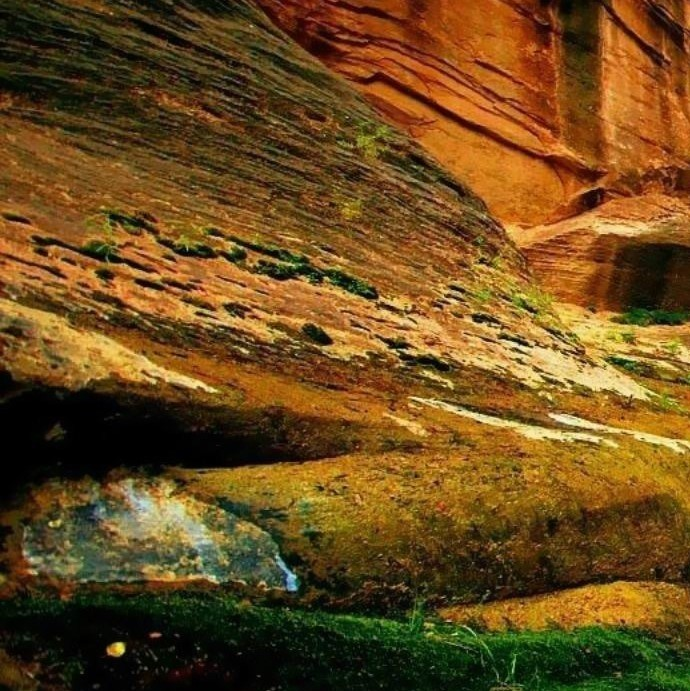
//> input picture PanViewer v2/C++/2. Image Stitcher with 3 images/1. Image Stitcher/left.jpg, 690 x 691 px
$ ./main   (built with g++ and OpenCV 4)
//> lines starting //> are read from the running program, lines starting //| are printed output that depends on the picture
#include <opencv2/opencv.hpp>
#include <opencv2/xfeatures2d.hpp>
#include <opencv2/highgui/highgui.hpp>
#include <opencv2/calib3d/calib3d.hpp>
#include <iostream>
#include <ctime>

using namespace std;
using namespace cv;

void DetectAndDescribe(Mat& image, vector<KeyPoint>& OutputKeypoints, Mat& OutputDescriptor) {
	//create the greyscale image
	Mat grayImage;
	cv::cvtColor(image, grayImage, COLOR_BGR2GRAY);

	//create the keypoint detector and descriptor as "feature" using SIFT
	Ptr<Feature2D> feature = xfeatures2d::SIFT::create();

	//create a matrix of keypoints using feature
	feature->detect(grayImage, OutputKeypoints);

	//create a maatrix of descriptors using feature and keypoints
	feature->compute(grayImage, OutputKeypoints, OutputDescriptor);
}

void matchKeypoints(Mat& imageA, Mat& imageB, vector<KeyPoint>& keypointA, vector<KeyPoint>& keypointB, Mat& featuresA, Mat& featuresB, float ratio, double repojThresh, vector<DMatch>& OutputGoodMatches, Mat& OutputHomographyM) {
	//create a vector of vector to hold raw matches
	vector<vector<DMatch>> rawMatches;

	//create two vector points to hold the points where the lines will be drawn
	vector<Point2f> pointsA;
	vector<Point2f> pointsB;

	//Descriptor created under Burteforce method. Takes time but output is best
	Ptr<DescriptorMatcher> matcher = DescriptorMatcher::create("BruteForce");
	matcher->knnMatch(featuresA, featuresB, rawMatches, 2);

	//matrix to hold the qualified matches
	OutputGoodMatches.reserve(rawMatches.size());

	//selecting good points by comparing distances
	for (size_t i = 0; i < rawMatches.size(); i++)
	{
		if (rawMatches[i][0].distance < (rawMatches[i][1].distance*ratio))
		{
			OutputGoodMatches.push_back(rawMatches[i][0]);
		}
	}


	for (int i = 0; i < OutputGoodMatches.size(); i++)
	{
		//-- Get the keypoints from the good matches
		pointsA.push_back(keypointA[OutputGoodMatches[i].queryIdx].pt);
		pointsB.push_back(keypointB[OutputGoodMatches[i].trainIdx].pt);
	}

	//if the number of good Matches is larger than 4, calculte homography using them
	if (OutputGoodMatches.size() > 4) {
		OutputHomographyM = findHomography(pointsA, pointsB, RANSAC, repojThresh);
	}
}

void stitch(Mat& imageA, Mat& imageB, float ratio, double repojThresh, bool showMatches, Mat& finalImage, Mat& visiblelines) {
	vector<KeyPoint> keypointA;
	vector<KeyPoint> keypointB;
	Mat featuresA;
	Mat featuresB;
	Mat matchFeatures;
	vector<DMatch> matches;
	Mat result;
	Mat homographyM;

	int hA = imageA.size().height;
	int wA = imageA.size().width;
	int hB = imageB.size().height;
	int wB = imageB.size().width;

	DetectAndDescribe(imageA, keypointA, featuresA);
	DetectAndDescribe(imageB, keypointB, featuresB);
	cout << "keypoint and descriptors are done..." << endl;

	matchKeypoints(imageA, imageB, keypointA, keypointB, featuresA, featuresB, ratio, repojThresh, matches, homographyM);
	cout << "Matches and homography is done..." << endl;

	cout << "Number of matches is " << matches.size() << endl;

	//warp the image
	cv::warpPerspective(imageA, result, homographyM, Size(wA + wB, hA));
	cout << "warping done..." << endl;

	finalImage = Mat(Size(imageB.cols + imageA.cols, imageB.rows), CV_8UC3);

	Mat roi1(finalImage, Rect(0, 0, imageB.cols, imageB.rows));
	Mat roi2(finalImage, Rect(0, 0, result.cols, imageB.rows));
	result.copyTo(roi2);
	imageB.copyTo(roi1);

	if (showMatches) {
		drawMatches(imageA, keypointA, imageB, keypointB, matches, visiblelines);
		cout << "drawing matches done..." << endl << endl;
	}

	cout << "========================================= Stitching complete ===========================================" << endl;
}

int main() {

	int start_s = clock();

	Mat result;
	Mat result2;
	Mat visiblelines;
	Mat visiblelines2;
	Mat imageL = cv::imread("left.jpg");
//> imageL is the input picture: 691 rows x 690 cols, CV_8UC3; mean B, G, R 29.1, 75, 107.4
	Mat imageM = cv::imread("middle.jpg");
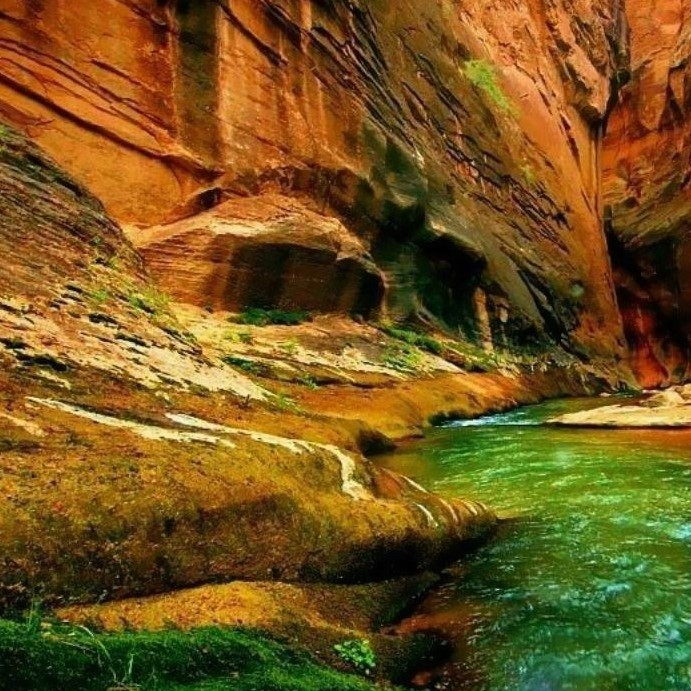
//> input picture PanViewer v2/C++/2. Image Stitcher with 3 images/1. Image Stitcher/middle.jpg, 691 x 691 px
//> imageM is the input picture: 691 rows x 691 cols, CV_8UC3; mean B, G, R 30, 85.1, 114.8
	Mat imageR = cv::imread("right.jpg");
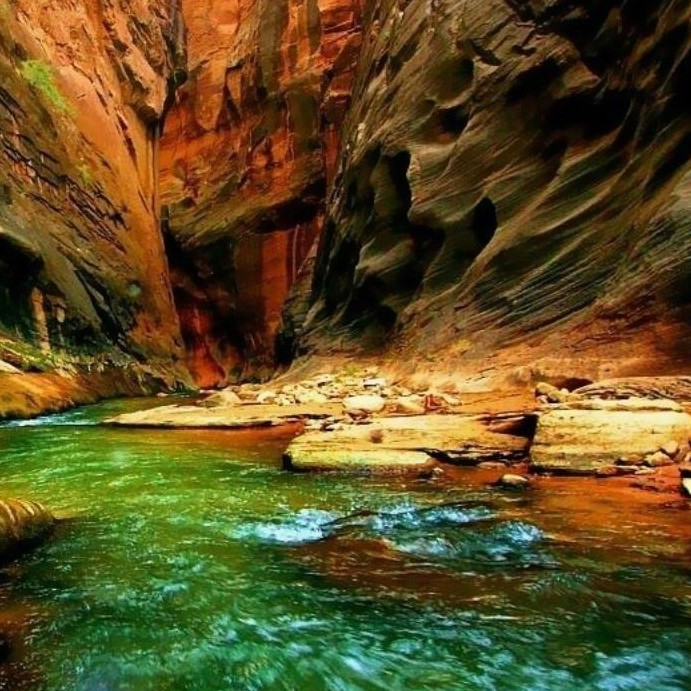
//> input picture PanViewer v2/C++/2. Image Stitcher with 3 images/1. Image Stitcher/right.jpg, 691 x 691 px
//> imageR is the input picture: 691 rows x 691 cols, CV_8UC3; mean B, G, R 35.3, 78.5, 93.3


	if (imageL.empty()) std::cerr << "Could not open imageL file" << std::endl;
	if (imageM.empty()) std::cerr << "Could not open imageM file" << std::endl;
	if (imageR.empty()) std::cerr << "Could not open imageR file" << std::endl;

	stitch(imageR, imageM, 0.75, 4.0, true, result, visiblelines);
//> in DetectAndDescribe, `feature->detect(grayImage, OutputKeypoints);`: OutputKeypoints = 7027 keypoints; strongest (x, y, size): (331, 430, 2.6), (23, 423, 4.2), (320, 385, 3.5), (316, 417, 4.3)
//> in stitch, `DetectAndDescribe(imageA, keypointA, featuresA);`: keypointA has the same summary as OutputKeypoints in DetectAndDescribe
//> in DetectAndDescribe (call 2), `cv::cvtColor(image, grayImage, COLOR_BGR2GRAY);`:
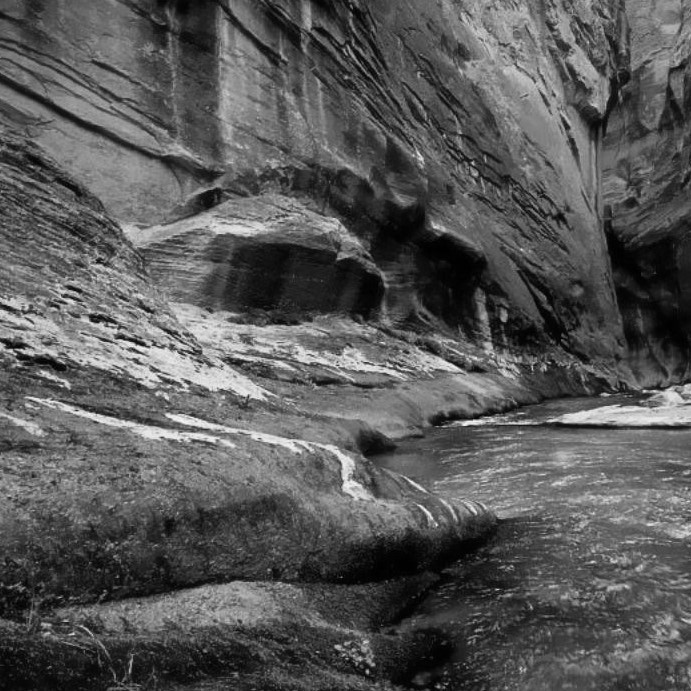
//> grayImage: 691 rows x 691 cols, CV_8UC1; min 0, max 248, mean 87.7
//> in DetectAndDescribe (call 2), `feature->detect(grayImage, OutputKeypoints);`: OutputKeypoints = 7638 keypoints; strongest (x, y, size): (466, 423, 4.2), (367, 671, 2.7), (644, 391, 2.3), (474, 422, 4.1)
//> in stitch, `DetectAndDescribe(imageB, keypointB, featuresB);`: keypointB has the same summary as OutputKeypoints in DetectAndDescribe
//> in matchKeypoints, `matcher->knnMatch(featuresA, featuresB, rawMatches, 2);`: rawMatches = 7027 matches
//> after the loop in matchKeypoints, `for (size_t i = 0; i < rawMatches.size(); i++)`: OutputGoodMatches = 2079 matches
//> after the loop in matchKeypoints, `for (int i = 0; i < OutputGoodMatches.size(); i++)`: pointsA = 2079 Points (x, y), first 12: [3.09, 681], [3.23, 478.3], [3.4, 599.7], [3.87, 148], [3.98, 159.1], [4.12, 81.73], [4.19, 90.46], [4.79, 173], [5.09, 48.66], [5.09, 48.66], [5.28, 43.73], [5.67, 369.5]; pointsB = 2079 Points (x, y), first 12: [446, 681.1], [446.2, 478.3], [446.3, 599.6], [446.9, 148.1], [446.9, 158.9], [446.9, 81.44], [447.3, 90.45], [447.9, 172.9], [448.1, 48.7], [448.1, 48.7], [448.3, 43.66], [448.6, 369.4]
//> in matchKeypoints, `OutputHomographyM = findHomography(pointsA, pointsB, RANSAC, repojThre..`: OutputHomographyM = [[1, 9.04e-05, 443], [-3.86e-05, 1, -0.00599], [-2.08e-07, 1.32e-07, 1]]
//> in stitch, `matchKeypoints(imageA, imageB, keypointA, keypointB, featuresA, featur..`: matches = 2079 matches; homographyM has the same summary as OutputHomographyM in matchKeypoints
//| Number of matches is 2079
	stitch(result, imageL, 0.75, 4.0, true, result2, visiblelines2);
//> call 2 of stitch, with ratio = 0.75, repojThresh = 4, showMatches = true
//> in DetectAndDescribe (call 3), `cv::cvtColor(image, grayImage, COLOR_BGR2GRAY);`:
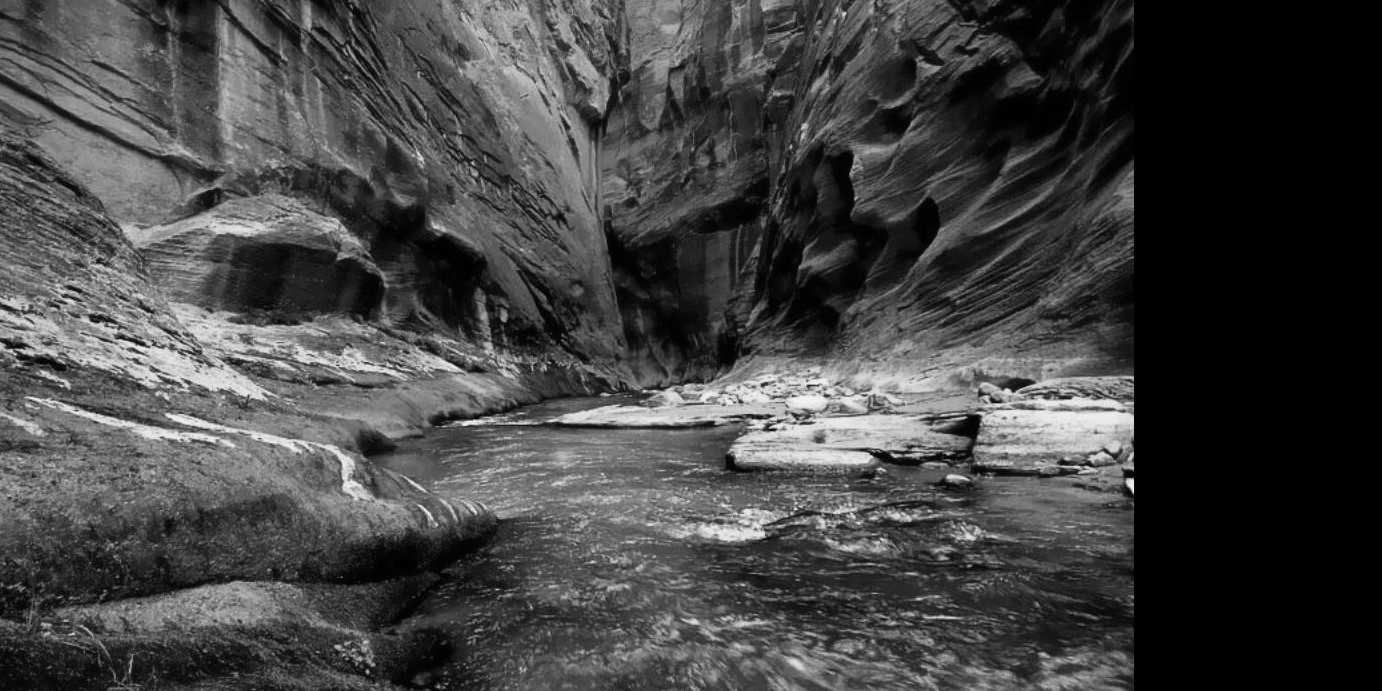
//> grayImage: 691 rows x 1382 cols, CV_8UC1; min 0, max 250, mean 67.4
//> in DetectAndDescribe (call 3), `feature->detect(grayImage, OutputKeypoints);`: OutputKeypoints = 12039 keypoints; strongest (x, y, size): (1130, 483, 6), (774, 430, 2.6), (763, 385, 3.5), (466, 423, 4.2)
//> in stitch (call 2), `DetectAndDescribe(imageA, keypointA, featuresA);`: keypointA has the same summary as OutputKeypoints in DetectAndDescribe
//> in DetectAndDescribe (call 4), `cv::cvtColor(image, grayImage, COLOR_BGR2GRAY);`:
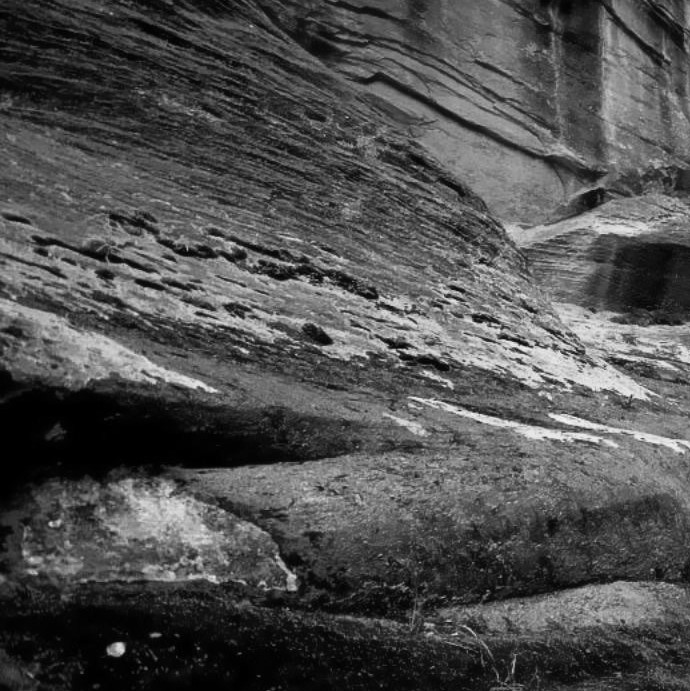
//> grayImage: 691 rows x 690 cols, CV_8UC1; min 0, max 246, mean 79.4
//> in DetectAndDescribe (call 4), `feature->detect(grayImage, OutputKeypoints);`: OutputKeypoints = 8507 keypoints; strongest (x, y, size): (118, 649, 9.4), (526, 344, 3.4), (51, 524, 3.1), (106, 317, 2.7)
//> in stitch (call 2), `DetectAndDescribe(imageB, keypointB, featuresB);`: keypointB has the same summary as OutputKeypoints in DetectAndDescribe
//> in matchKeypoints (call 2), `matcher->knnMatch(featuresA, featuresB, rawMatches, 2);`: rawMatches = 12039 matches
//> after the loop in matchKeypoints (call 2), `for (size_t i = 0; i < rawMatches.size(); i++)`: OutputGoodMatches = 2921 matches
//> in stitch (call 2), `matchKeypoints(imageA, imageB, keypointA, keypointB, featuresA, featur..`: homographyM = [[1, 3.89e-05, 383], [-5.21e-05, 1, -0.00385], [-2e-07, 3.86e-08, 1]]
//| Number of matches is 2921
//> in stitch (call 2), `imageB.copyTo(roi1);`:
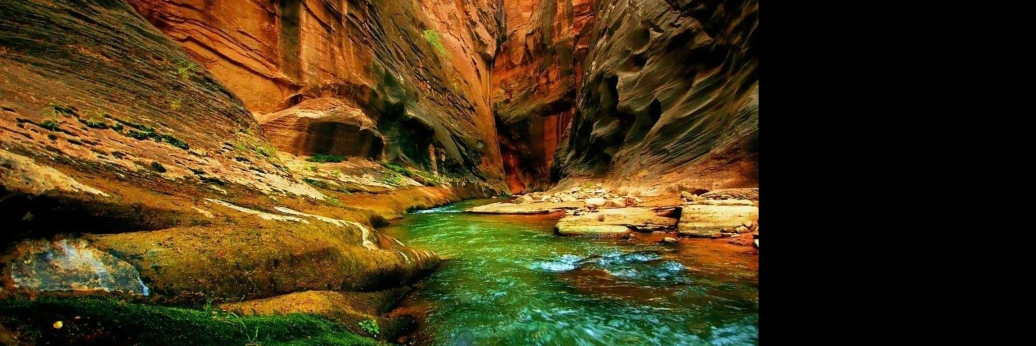
//> finalImage: 691 rows x 2072 cols, CV_8UC3 (shown at 1/2 size); mean B, G, R 23, 55.8, 73.2
//> in stitch (call 2), `drawMatches(imageA, keypointA, imageB, keypointB, matches, visibleline..`:
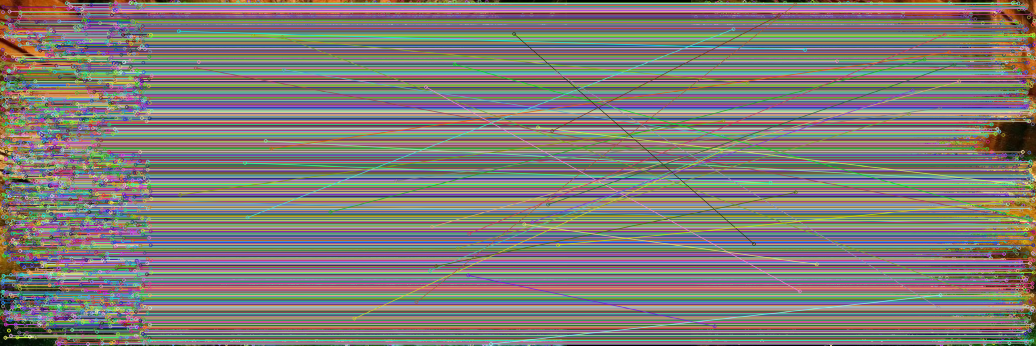
//> visiblelines: 691 rows x 2072 cols, CV_8UC3 (shown at 1/2 size); mean B, G, R 119.5, 124.3, 128.3

	if (result2.empty()) std::cerr << "Could not load result" << std::endl;
	if (visiblelines.empty()) std::cerr << "Could not load visiblelines" << std::endl;

	//Uncomment when you need to check drawn matches
	//cv::imshow("Visible Lines", visiblelines);
	//namedWindow("Visible Lines", WINDOW_FULLSCREEN);


	namedWindow("Final Image", WINDOW_FULLSCREEN);
	cv::imshow("Final Image", result2);

	cv::imwrite("Result.jpg", result);
	cv::imwrite("Result2.jpg", result2);

	int stop_s = clock();
	cout << "time: " << (stop_s - start_s) / double(CLOCKS_PER_SEC) * 1000 << endl;

	cv::waitKey(0);
	cv::destroyAllWindows();
}
